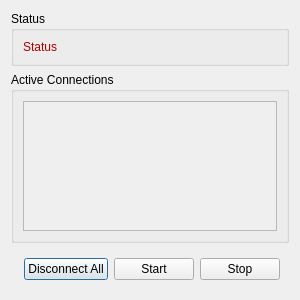
<?xml version="1.0" encoding="UTF-8"?>
<ui version="4.0">
 <class>BlenderLinkStatusDialog</class>
 <widget class="QDialog" name="BlenderLinkStatusDialog">
  <property name="geometry">
   <rect>
    <x>0</x>
    <y>0</y>
    <width>300</width>
    <height>300</height>
   </rect>
  </property>
  <property name="minimumSize">
   <size>
    <width>300</width>
    <height>0</height>
   </size>
  </property>
  <property name="maximumSize">
   <size>
    <width>300</width>
    <height>16777215</height>
   </size>
  </property>
  <property name="windowTitle">
   <string>Blender Link Status</string>
  </property>
  <layout class="QVBoxLayout" name="verticalLayout">
   <item>
    <widget class="QGroupBox" name="statusBox">
     <property name="title">
      <string>Status</string>
     </property>
     <property name="flat">
      <bool>false</bool>
     </property>
     <layout class="QHBoxLayout" name="horizontalLayout">
      <item>
       <widget class="QLabel" name="statusLabel">
        <property name="sizePolicy">
         <sizepolicy hsizetype="Minimum" vsizetype="Preferred">
          <horstretch>0</horstretch>
          <verstretch>0</verstretch>
         </sizepolicy>
        </property>
        <property name="minimumSize">
         <size>
          <width>150</width>
          <height>0</height>
         </size>
        </property>
        <property name="styleSheet">
         <string notr="true">color: rgb(170, 0, 0);</string>
        </property>
        <property name="text">
         <string>Status</string>
        </property>
        <property name="textFormat">
         <enum>Qt::PlainText</enum>
        </property>
        <property name="textInteractionFlags">
         <set>Qt::TextSelectableByKeyboard|Qt::TextSelectableByMouse</set>
        </property>
       </widget>
      </item>
     </layout>
    </widget>
   </item>
   <item>
    <widget class="QGroupBox" name="groupBox">
     <property name="title">
      <string>Active Connections</string>
     </property>
     <layout class="QVBoxLayout" name="verticalLayout_2">
      <item>
       <widget class="QScrollArea" name="scrollArea">
        <property name="widgetResizable">
         <bool>true</bool>
        </property>
        <widget class="QWidget" name="linkConnections">
         <property name="geometry">
          <rect>
           <x>0</x>
           <y>0</y>
           <width>260</width>
           <height>148</height>
          </rect>
         </property>
        </widget>
       </widget>
      </item>
     </layout>
    </widget>
   </item>
   <item>
    <widget class="QWidget" name="widget" native="true">
     <layout class="QHBoxLayout" name="horizontalLayout_2">
      <item>
       <spacer name="horizontalSpacer">
        <property name="orientation">
         <enum>Qt::Horizontal</enum>
        </property>
        <property name="sizeHint" stdset="0">
         <size>
          <width>40</width>
          <height>20</height>
         </size>
        </property>
       </spacer>
      </item>
      <item>
       <widget class="QPushButton" name="disconnectAllButton">
        <property name="text">
         <string>Disconnect All</string>
        </property>
       </widget>
      </item>
      <item>
       <widget class="QPushButton" name="startButton">
        <property name="text">
         <string>Start</string>
        </property>
       </widget>
      </item>
      <item>
       <widget class="QPushButton" name="stopButton">
        <property name="text">
         <string>Stop</string>
        </property>
       </widget>
      </item>
     </layout>
    </widget>
   </item>
  </layout>
 </widget>
 <resources/>
 <connections/>
</ui>
